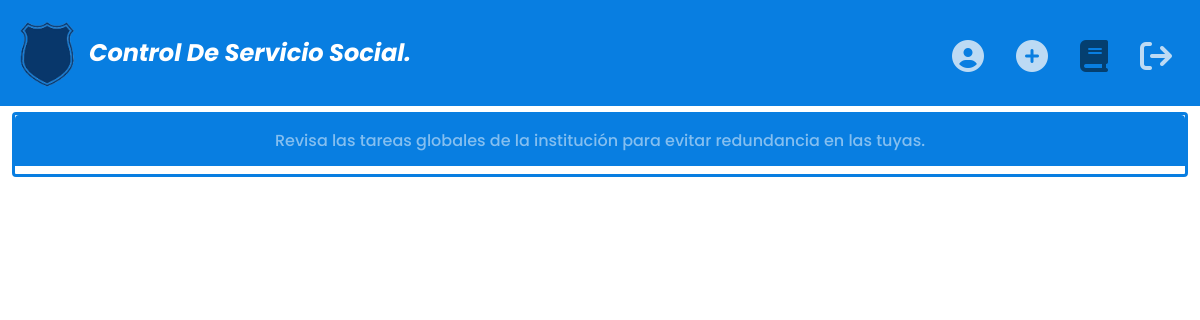
Before: /Vista/perfiles/directivo/tareas.php (signed in) with the older database file.
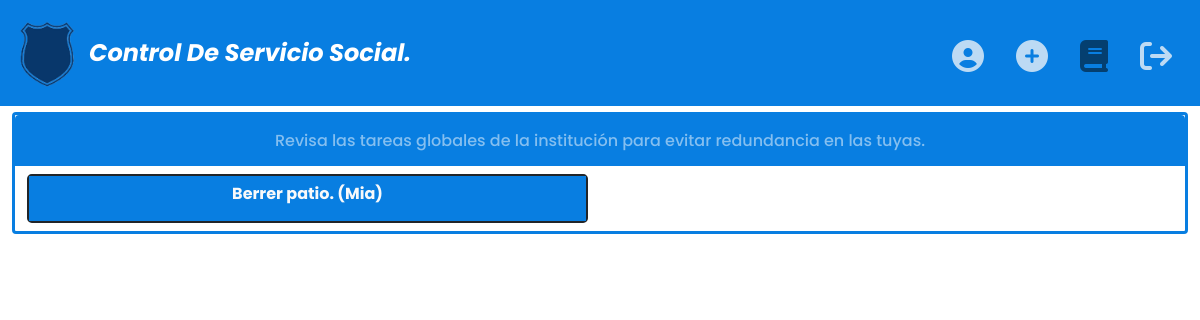
After: the same page with the newer database file.
### tables this page shows
CREATE TABLE TAREAS (

    ID_TAREA INT AUTO_INCREMENT NOT NULL PRIMARY KEY,
    ID_CREADOR VARCHAR(15) NOT NULL,
    NOMBRE_TAREA VARCHAR(40) NOT NULL,
    DESCRIPCION TEXT(300) NOT NULL,
    FECHA_CREACION DATE NOT NULL,
    FECHA_LIMITE DATE NOT NULL,
    NUMERO_HORAS INT NOT NULL,
    OBJETIVO VARCHAR(200) NOT NULL,
    PARA_QUE_GRADO VARCHAR(15) NOT NULL,
    ESTADO_TAREA VARCHAR(15) NOT NULL,
    N_PERSONAS INT NOT NULL,
	FOREIGN KEY (ID_CREADOR) REFERENCES DIRECTIVOS(IDENTIDAD)

);

### Controlador/RecogerDatos/directivo/datos.php (called while the page is built, shortened)
<?php
include "../../../Modelo/conexion_db.php";
class Directivo
{
    function Directivo($identidad)
    {
        global $conn;
        $datosPersonales = "SELECT * FROM DIRECTIVOS WHERE IDENTIDAD = $identidad;";
        $RetornoDatosPersonales = mysqli_query($conn, $datosPersonales);
        $DataDir = mysqli_fetch_assoc($RetornoDatosPersonales);
    }
    function Get_todas_las_tareas()
    {
        global $conn;
        $sql_tar = "SELECT * FROM TAREAS ORDER BY ESTADO_TAREA ASC;";
        $consult = mysqli_query($conn, $sql_tar);
        return $consult;
    }
}
if (isset($_SESSION['id_dir'])) {
    $id = $_SESSION['id_dir'];
    $Boss = new Directivo($id);
} else {
    header("Location:../../../index.php");
    $_SESSION['mensajeDeAlerta'] = "Por favor inicia sesión nuevamente.";
    $_SESSION['tituloDeAlerte'] = "warning";
    $_SESSION['tipoAlerta'] = "Reingreso fallido";
}

### Vista/perfiles/directivo/tareas.php (the view, shortened to what the changed rows need)
<?php
require "../../../Controlador/RecogerDatos/directivo/datos.php";
if (isset($_SESSION['id_dir'])) {
?>
    <!DOCTYPE html>
    <html lang="en">
    <head>
        <link rel="stylesheet" href="//cdn.jsdelivr.net/npm/alertifyjs@1.13.1/build/css/themes/default.min.css" />
        <link rel="stylesheet" href="//cdn.jsdelivr.net/npm/alertifyjs@1.13.1/build/css/alertify.min.css" />
        <link rel="stylesheet" href="../../../Vista/custome_bootstrap/style.css">
        <link rel="stylesheet" href="https://cdnjs.cloudflare.com/ajax/libs/font-awesome/6.1.1/css/all.min.css" />
    </head>
    <body class="pt-5 mt-2 mt-md-0">
        <main class="mt-5 pt-3 px-3 px-sm-4">
            <div class="row border border-3 border-primary rounded">
                <?php
                $id_collapse = 2;
                $result3 = $Boss->Get_todas_las_tareas();
                while ($TAREA = mysqli_fetch_array($result3)) {
                    $ID_TAREA = $TAREA['ID_TAREA'];
                    $ides = "tareasN_" . $id_collapse;
                    $getCreador = $TAREA['ID_CREADOR'];
                    $SQL3 = "SELECT COUNT(ESTADO_POSTULACION) AS POSTULADOS FROM POSTULADOS WHERE ESTADO_POSTULACION LIKE 'A%' AND ID_TAREA = '$ID_TAREA';";
                    $query1 = mysqli_query($connN, $SQL3);
                    $EST_POSTULADOS = mysqli_fetch_array($query1);
                    if ($EST_POSTULADOS['POSTULADOS'] < $TAREA['N_PERSONAS']) {
                        $fondo = "secondary";
                    } else {
                        $icono = " fa-xmark ";
                        $fondo = "primary";
                        $color = "warning";
                        $disable = "disabled";
                    }
                    if (strtolower($TAREA['ESTADO_TAREA']) == "terminada") {
                        $fondo = "success";
                    } else {
                        $mostrar = "show";
                        $fondo = "warning";
                    }
                    $textMia = " ";
                    if($TAREA['ID_CREADOR'] == $getCreador){
                        $fondo = "info";
                        $fondo = "primary";
                        $textMia= "(Mia)";
                    }
                ?>
                    <div class="col-12 col-sm-12 col-md-6 col-lg-6 mb-2 ">
                        <div class="border border-2  border-dark rounded-3 p-0">
                            <a class="nav-link p-0 m-0 " data-bs-toggle="collapse" data-bs-target="#<?php echo $ides; ?>" aria-expanded="false" aria-controls="<?php echo $ides; ?>">
                                <div class=" border-bottom border-2 border-<?php echo $fondo; ?> text-center py-2 bg-<?php echo $fondo; ?> ">
                                    <h6 class="text-light"><b><?php echo $TAREA['NOMBRE_TAREA']."    ".$textMia; ?></b></h6>
                                </div>
                            </a>
                        </div>
                    </div>
                <?php
                    $id_collapse++;
                } ?>
            </div>
        </main>
    </body>
    </html>
<?php
} else {
    $_SESSION['mensajeDeAlerta'] = "Por favor inicia sesión nuevamente.";
    $_SESSION['tituloDeAlerte'] = "warning";
    $_SESSION['tipoAlerta'] = "Reingreso fallido";
    header("Location:../../../index.php");
}  ?>

Changed rows visible on the page:
added tareas: NOMBRE_TAREA "Berrer patio.", ID_CREADOR "(Mia)"
